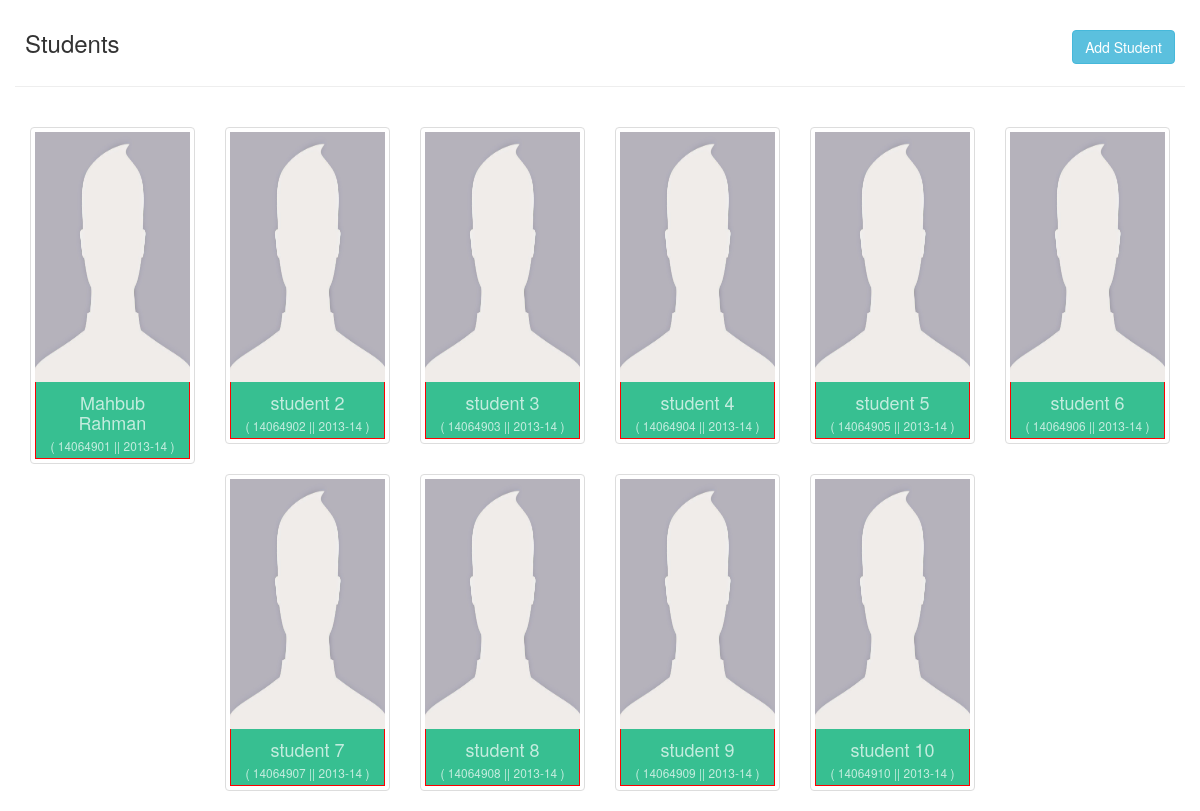
Screenshot of /dashboard/students.php (signed in) with the database file from the repository.
### tables this page shows
CREATE TABLE `students` (
  `id` int(20) NOT NULL,
  `reg_id` varchar(20) NOT NULL,
  `username` varchar(50) NOT NULL,
  `roll_no` varchar(20) NOT NULL,
  `name` varchar(100) NOT NULL,
  `image` varchar(100) NOT NULL,
  `gender` varchar(20) NOT NULL,
  `religion` varchar(30) NOT NULL,
  `email` varchar(100) NOT NULL,
  `year` varchar(10) NOT NULL,
  `semester` varchar(10) NOT NULL,
  `session` varchar(10) NOT NULL,
  `phone` varchar(15) NOT NULL,
  `fathers_name` varchar(100) NOT NULL,
  `mothers_name` varchar(100) NOT NULL,
  `present_address` varchar(500) NOT NULL,
  `permanent_address` varchar(500) NOT NULL,
  `birth_date` varchar(10) NOT NULL,
  `pass` varchar(10) NOT NULL,
  `blood_group` varchar(10) NOT NULL,
  `nationality` varchar(20) NOT NULL,
  `hall` varchar(100) NOT NULL
);

### dashboard/students.php (the view, shortened to what this page needs)
<?php
    include('server.php');
    $result = mysqli_query($db, "SELECT * FROM students ");
?>
<!DOCTYPE html>
<html class="no-js">
	<head>
	<link rel="stylesheet" href="assets/bootstrap/css/bootstrap.css">
	<link rel="stylesheet" href="assets/bootstrap/css/bootstrap.min.css">
    <link rel="stylesheet" href="../css/courses.css">
</head>
<body>
<section class="col-md-12">
    <h3 style="padding: 10px;">Students<button class="btn btn-info pull-right" data-toggle="modal" data-target="#add_student">Add Student</button></h3>
    <hr>
</section>
<section class="col-md-12" style="margin-top: 10px;">
        <?php while($user = mysqli_fetch_array($result)){ ?>
            <?php
                $name = $user['name'];
                $session = $user['session'];
                $roll_no = $user['roll_no'];
            ?>
            <div class="col-md-2 col-sm-6 col-xs-6 team-grids" style="margin-top: 10px;">
                <div class="thumbnail team-agileits">
                    <img src="../images/user/teacher/user.jpg" class="img-responsive" alt="" style="height:250px;width: 100%;"/>
                    <div class="text-center user_name">
                        <a href="profile.php?id=<?php echo $roll_no; ?>">
                            <h4><?php echo $name; ?></h4>
                            <small> ( <?php echo $roll_no; ?> || <?php echo $session; ?> ) </small>
                        </a>
                    </div>
                </div>
            </div>
        <?php } ?>
</section>
</body>
</html>

### dashboard/students.php (style rules this page uses)
.user_name { padding: 10px; background-color: #37BF91; border:1px solid red; color: #fff; line-height: 5px; margin-top: -10px; }
.user_name a { color: #fff; text-decoration: none; opacity: .7; }

### rows the page displays
students: name "Mahbub Rahman", roll_no "14064901", session "2013-14"
students: name "student 2", roll_no "14064902", session "2013-14"
students: name "student 3", roll_no "14064903", session "2013-14"
students: name "student 4", roll_no "14064904", session "2013-14"
students: name "student 5", roll_no "14064905", session "2013-14"
students: name "student 6", roll_no "14064906", session "2013-14"
students: name "student 7", roll_no "14064907", session "2013-14"
students: name "student 8", roll_no "14064908", session "2013-14"
students: name "student 9", roll_no "14064909", session "2013-14"
students: name "student 10", roll_no "14064910", session "2013-14"
